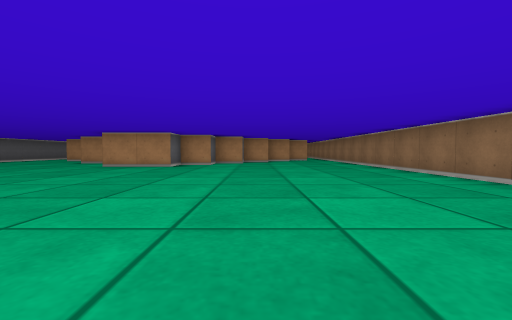
View 1 (above)

24 first-person views from a walk through a cub3D maze. The camera is about half as high as the walls, tilts 2° down and sees 90° across. The floor is counted in squares. Each view is taken from the middle of a square. On the plan, view 1 faces up. The plan holds only what a view shows up to about 9 squares ahead; the rest is blank.

View 2
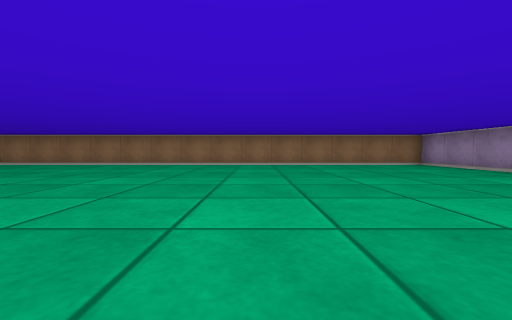

View 3
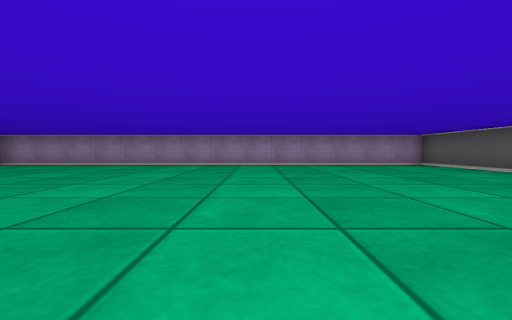

View 4
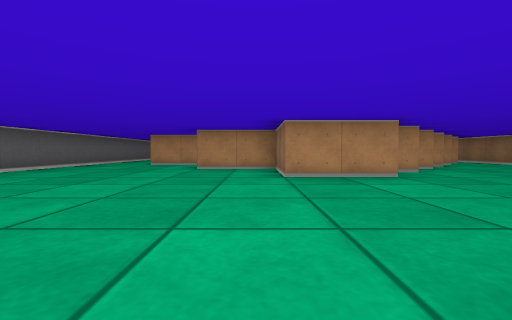

View 5
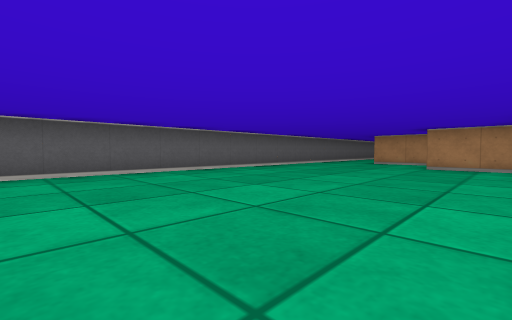

View 6
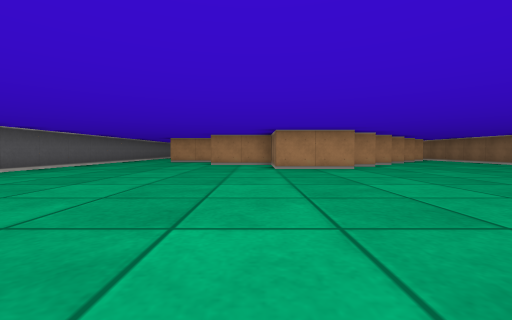

View 7
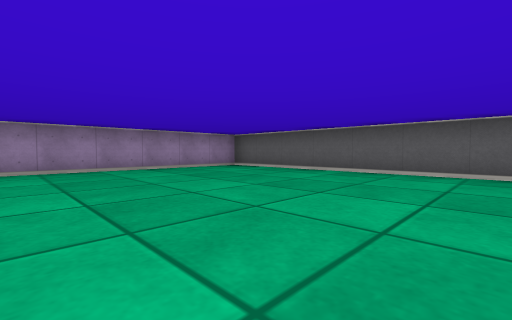

View 8
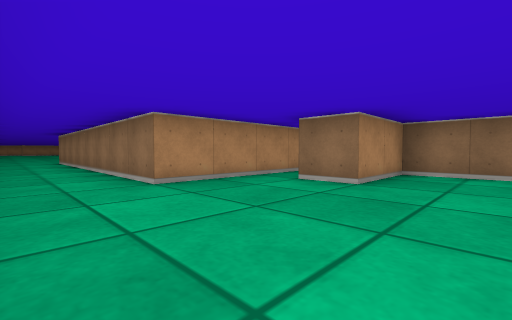

View 9
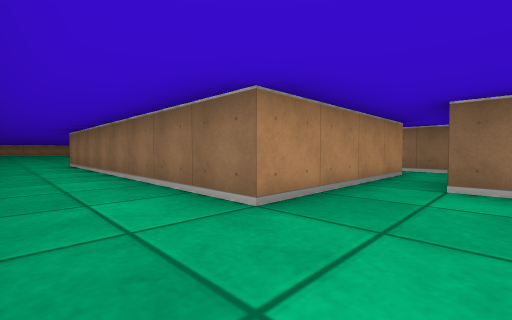

View 10
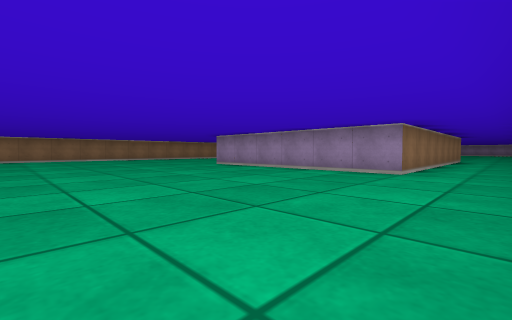

View 11
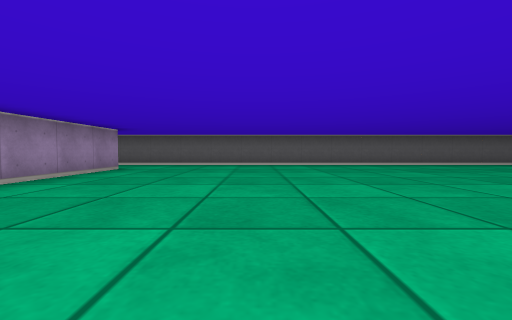

View 12
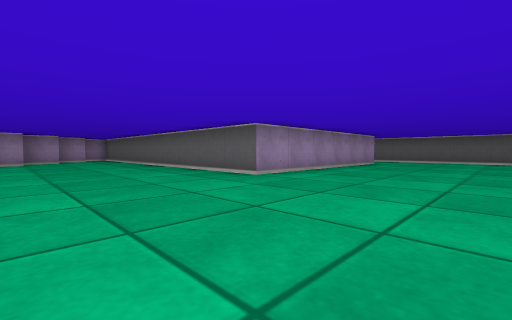

View 13
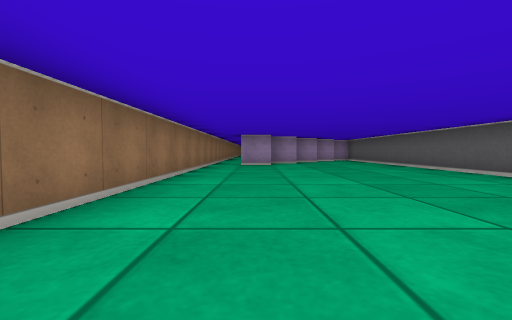

View 14
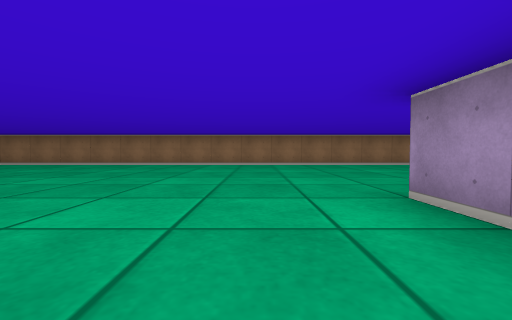

View 15
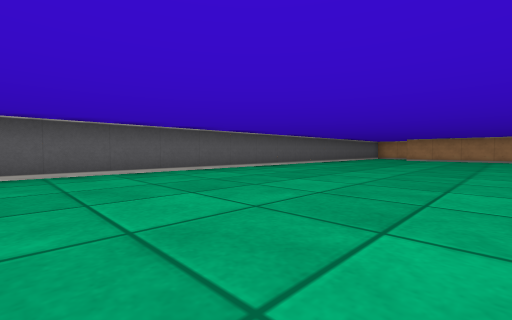

View 16
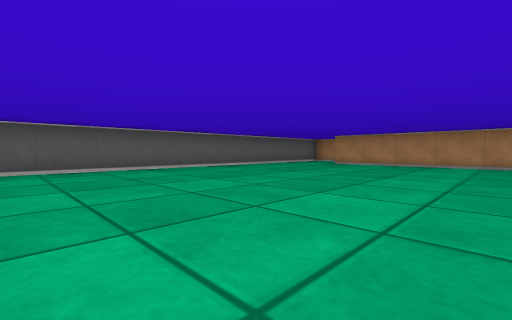

View 17
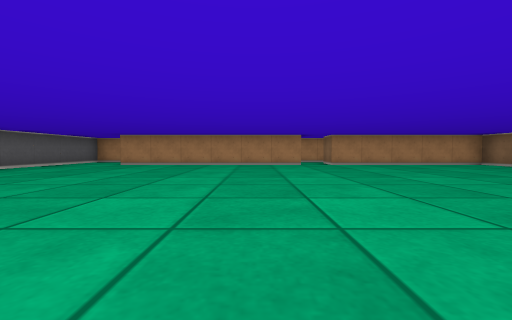

View 18
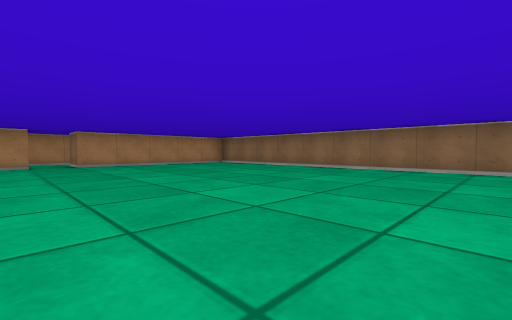

View 19
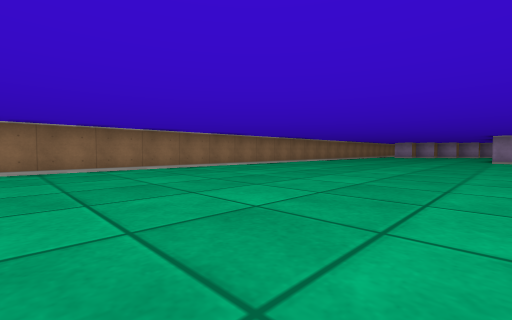

View 20
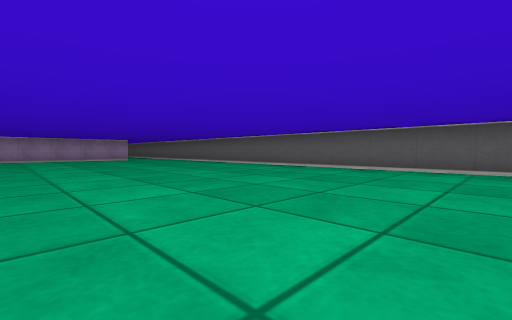

View 21
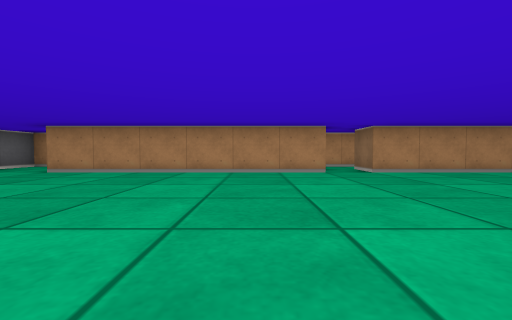

View 22
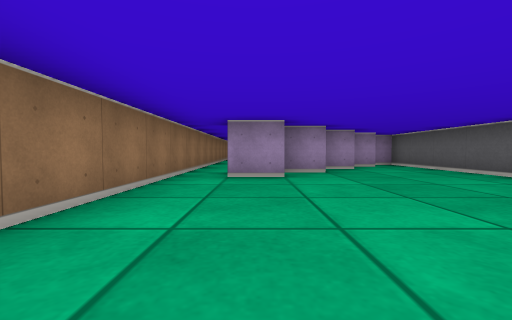

View 23
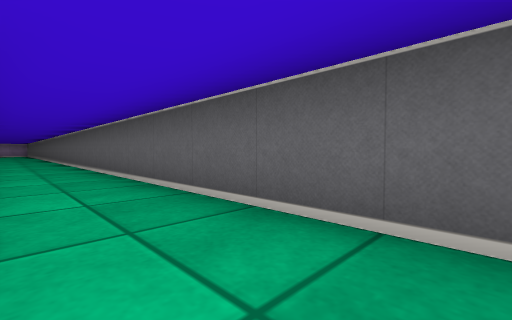

View 24
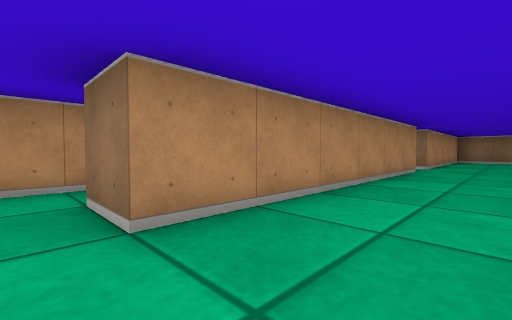

### Floor plan
Ten units are one square. View 1 is at (0, 0); x grows to the right and y downward. Boxes are objects, and circles mark ways between rooms. Rooms are numbered by the first view taken in them; rooms with no view inside come last. Other rooms are left out.
<svg viewBox="-110 -415 150 475">
<path fill="none" stroke="#000" d="M-15 -90 -15 -85 -25 -85 -25 -75 -45 -75 -45 -95 -65 -95 -65 -105M-4 -95 -11 -95M-44 -115 -85 -115 -85 -195M-105 -205 -105 55 35 55 35 -135M-85 -195 -25 -195 -25 -95 -19 -95M-24 -405 -85 -405M-105 -405 -105 -205M14 -135 25 -135M4 -125 14 -125M35 -135 35 -405 -15 -405M-6 -115 5 -115M-16 -105 -9 -105"/>
<circle cx="-95" cy="-195" r="3" fill="#2a7"/>
<circle cx="30" cy="-130" r="3" fill="#2a7"/>
<text x="-40" y="-30">1</text>
<text x="-30" y="-280">2</text>
</svg>
Room 1 opens to room 2.

Where each view was taken, in squares from view 1:
view 1: 0 up, 0 right, facing up
view 2: 0 up, 5 left, facing right
view 3: 3 up, 5 left, facing down
view 4: 3 up, 5 left, facing up
view 5: 2 up, 5 left, facing up-left
view 6: 1 up, 5 left, facing up
view 7: 1 up, 5 left, facing down-left
view 8: 8 up, 10 left, facing up-right
view 9: 10 up, 10 left, facing up-right
view 10: 25 up, 10 left, facing down-right
view 11: 23 up, 2 left, facing left
view 12: 23 up, 1 right, facing down-left
view 13: 22 up, 2 right, facing down
view 14: 21 up, 5 left, facing right
view 15: 27 up, 5 left, facing up-left
view 16: 32 up, 4 left, facing up-left
view 17: 32 up, 4 left, facing up
view 18: 32 up, 3 left, facing up-right
view 19: 32 up, 3 left, facing down-right
view 20: 33 up, 4 left, facing down-left
view 21: 35 up, 4 left, facing up
view 22: 18 up, 2 right, facing down
view 23: 21 up, 9 left, facing down-left
view 24: 39 up, 9 left, facing up-right
